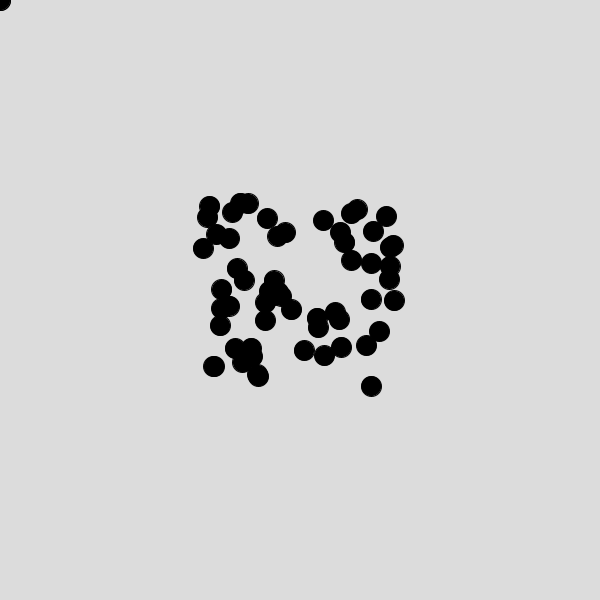
Frame 1 (no input)
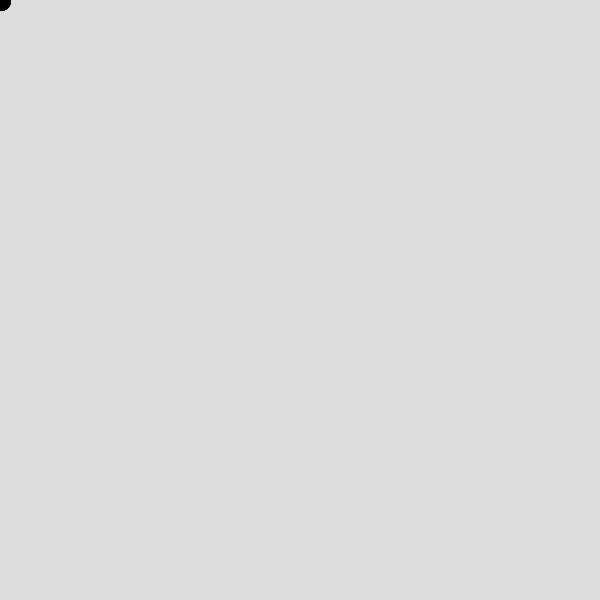
Frame 60 (the mouse pressed at the canvas centre just before this capture)
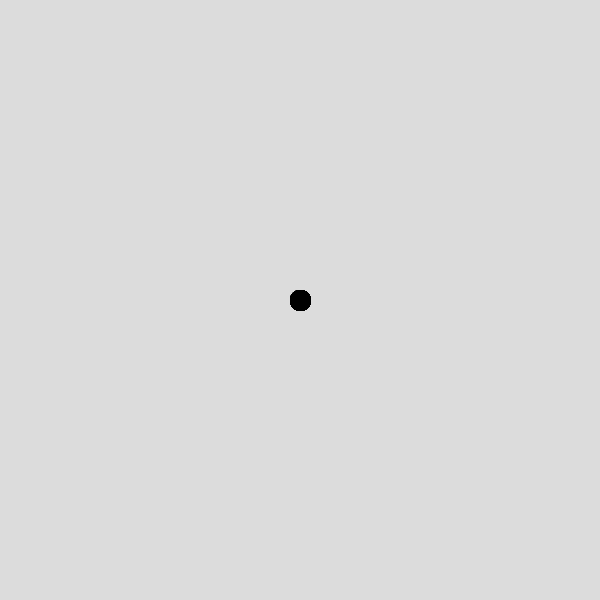
Frame 120 (the mouse held since frame 60 and released just before this capture)

The Processing sketch that drew these frames (run headless with seeded random() and noise(); from frame 60 on, the mouse is pressed at the canvas centre):

// Processing sketch: ez_trail
// ── ez_trail.pde
PVector[] a = new PVector[60];

void setup() {
  size(600, 600);
  for (int i = 0; i < a.length; i++) {
    a[i] = new PVector(random(200, 400), random(200, 400));
  }
  frameRate(60);
}

void draw() {
  background(220);
  a[0] = new PVector(mouseX, mouseY);
  //for (int i = 0; i < a.length-1; i++) {
  //  a[i] = a[i+1];
  //}
  for (int i = a.length-1; i > 0; i--) {
    a[i] = a[i-1];
  }
  fill(0);
  for (int i = 0; i < a.length; i++) {
    circle(a[i].x, a[i].y, 20);
  }
}
